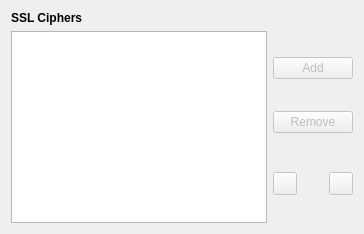
     <widget class="QWidget" name="securityPage">
      <layout class="QVBoxLayout" name="securityPageLayout">
       <item>
        <widget class="QLabel" name="ciphersHeader">
         <property name="font">
          <font>
           <weight>75</weight>
           <bold>true</bold>
          </font>
         </property>
         <property name="text">
          <string>SSL Ciphers</string>
         </property>
        </widget>
       </item>
       <item>
        <layout class="QHBoxLayout" name="ciphersLayout" stretch="1,0">
         <item>
          <widget class="Otter::ItemViewWidget" name="ciphersViewWidget">
           <property name="editTriggers">
            <set>QAbstractItemView::NoEditTriggers</set>
           </property>
           <property name="dragEnabled">
            <bool>true</bool>
           </property>
           <property name="dragDropOverwriteMode">
            <bool>false</bool>
           </property>
           <property name="dragDropMode">
            <enum>QAbstractItemView::InternalMove</enum>
           </property>
           <property name="defaultDropAction">
            <enum>Qt::MoveAction</enum>
           </property>
           <property name="alternatingRowColors">
            <bool>true</bool>
           </property>
           <property name="selectionMode">
            <enum>QAbstractItemView::SingleSelection</enum>
           </property>
           <property name="selectionBehavior">
            <enum>QAbstractItemView::SelectRows</enum>
           </property>
           <attribute name="headerVisible">
            <bool>false</bool>
           </attribute>
          </widget>
         </item>
         <item>
          <layout class="QVBoxLayout" name="ciphersButtonsLayout" stretch="0,0,0,0">
           <item>
            <widget class="QPushButton" name="ciphersAddButton">
             <property name="enabled">
              <bool>false</bool>
             </property>
             <property name="text">
              <string>Add</string>
             </property>
            </widget>
           </item>
           <item>
            <widget class="QPushButton" name="ciphersRemoveButton">
             <property name="enabled">
              <bool>false</bool>
             </property>
             <property name="text">
              <string>Remove</string>
             </property>
            </widget>
           </item>
           <item>
            <spacer name="ciphersSpacer">
             <property name="orientation">
              <enum>Qt::Vertical</enum>
             </property>
            </spacer>
           </item>
           <item>
            <layout class="QHBoxLayout" name="ciphersMoveButtonsLayout" stretch="0,1,0">
             <item>
              <widget class="QToolButton" name="ciphersMoveUpButton">
               <property name="enabled">
                <bool>false</bool>
               </property>
               <property name="toolTip">
                <string>Move Up</string>
               </property>
              </widget>
             </item>
             <item>
              <spacer name="ciphersMoveButtonsSpacer">
               <property name="orientation">
                <enum>Qt::Horizontal</enum>
               </property>
               <property name="sizeType">
                <enum>QSizePolicy::Minimum</enum>
               </property>
              </spacer>
             </item>
             <item>
              <widget class="QToolButton" name="ciphersMoveDownButton">
               <property name="enabled">
                <bool>false</bool>
               </property>
               <property name="toolTip">
                <string>Move Down</string>
               </property>
              </widget>
             </item>
            </layout>
           </item>
          </layout>
         </item>
        </layout>
       </item>
      </layout>
     </widget>
